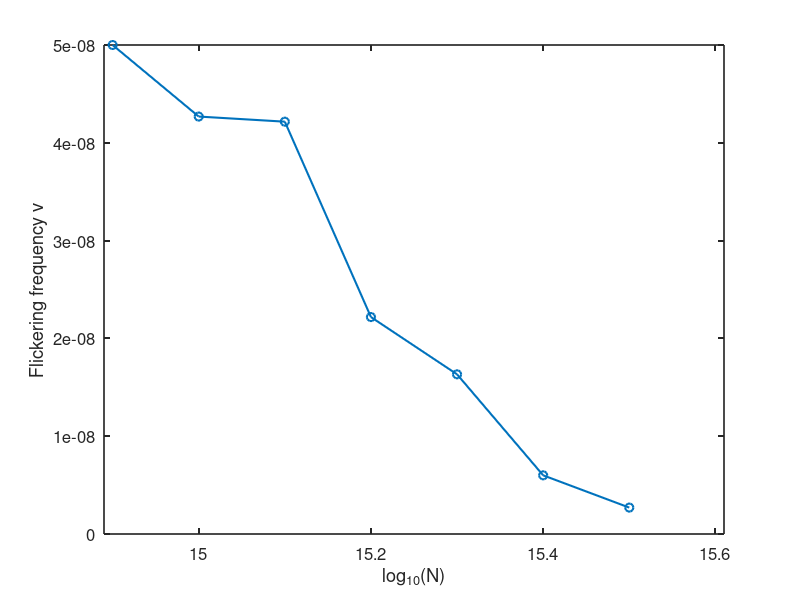

Write MATLAB code to recreate this figure. (Note: this script raises an error after producing the figure.)
clear;
clc;

logN = [14.9, 15.0, 15.1, 15.2, 15.3, 15.4, 15.5];     
MFPT = [20000100, 23428000, 23719300, 45081800, ...        
        61249200, 166688000, 370294000];            

nu = 1 ./ MFPT;                                            


figure;                                              
hold on;                                                     

plot(logN, nu, '-o', 'LineWidth', 1.5, 'MarkerSize', 6);     

xlabel('log_{10}(N)', 'FontSize', 12);                      
ylabel('Flickering frequency \nu', 'FontSize', 12);         

set(gca, 'FontSize', 12, 'LineWidth', 1.2);                  
xlim([14.89, 15.61]);                                     
box on;                                                     
% set(gca, 'YScale', 'log');                              


x_left  = 14.9;                                          
x_right = 15.6;                                            

xline(x_left,  'r--', 'LineWidth', 1.5);                      
xline(x_right, 'g--', 'LineWidth', 1.5);                  

title('Flickering frequency vs log_{10}(N)', 'FontSize', 13); 

hold off;                                                    
